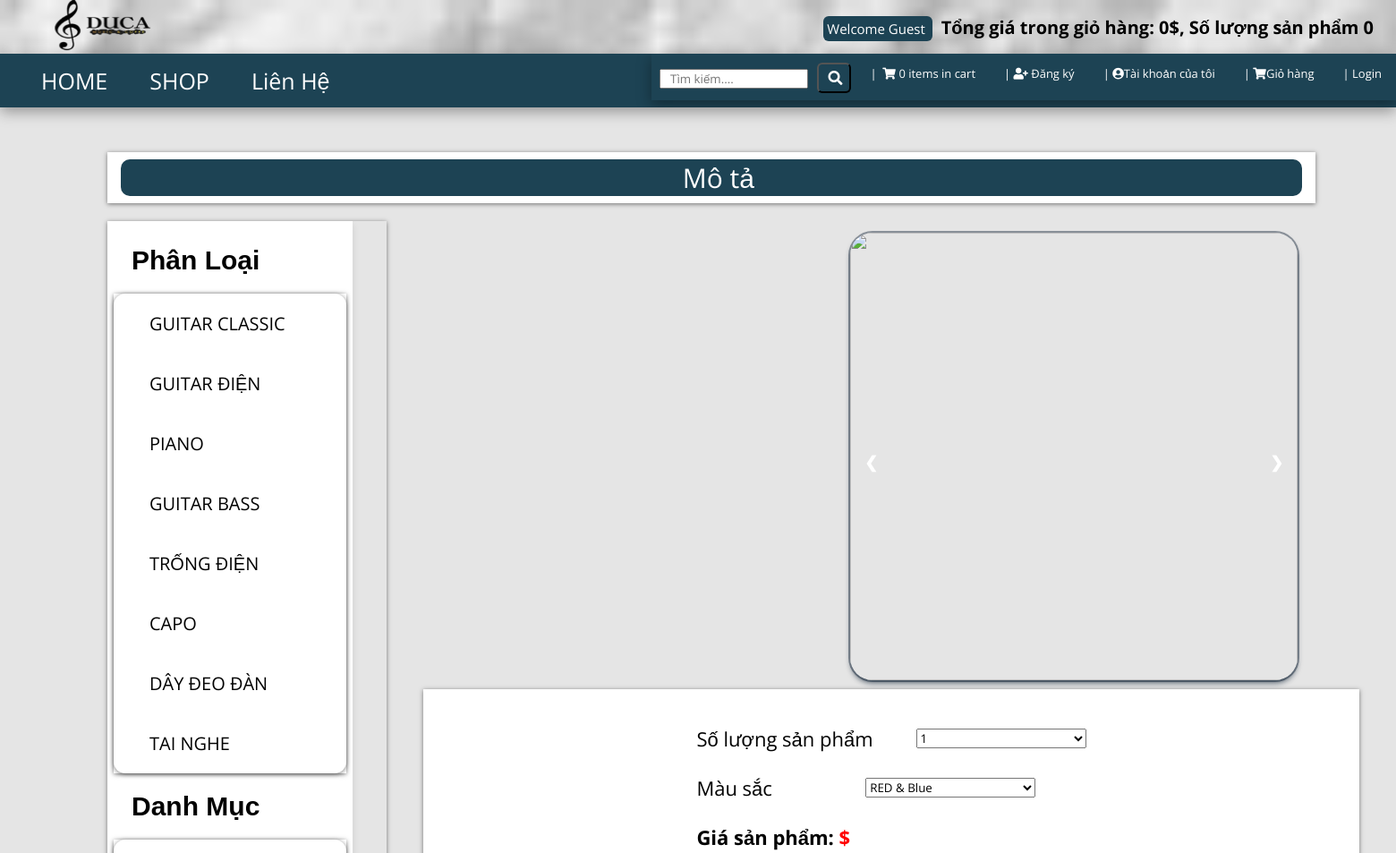
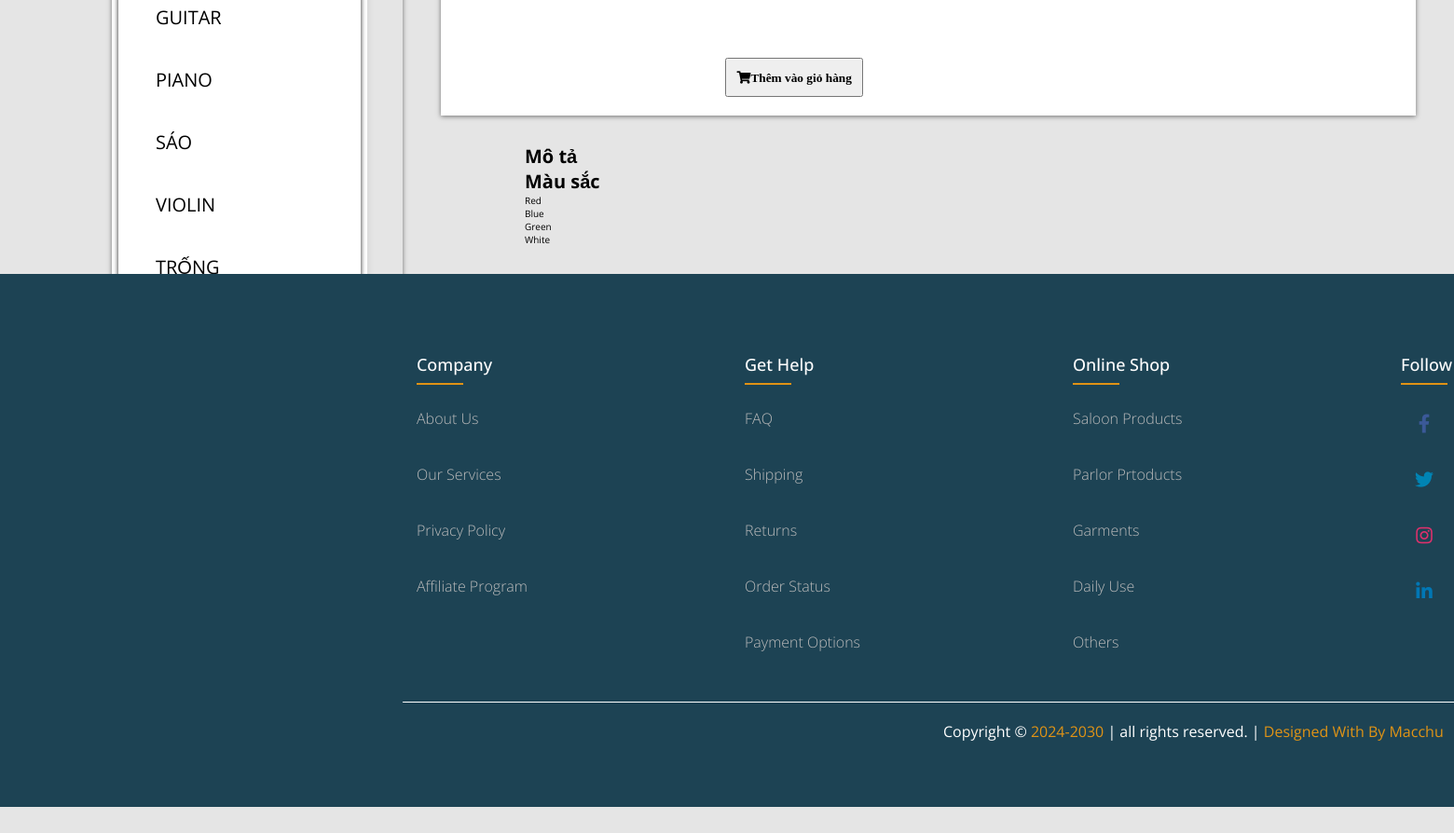
/details.php, run on the app's committed database (2 pictures, top to bottom).
### tables this page shows
CREATE TABLE `categories` (
  `cat_id` int(100) NOT NULL,
  `cat_title` text NOT NULL,
  `cat_desc` text NOT NULL
);

CREATE TABLE `product_category` (
  `p_cat_id` int(10) NOT NULL,
  `p_cat_title` text NOT NULL,
  `p_cat_desc` text NOT NULL,
  `p_cat_img` int(11) NOT NULL
);

### functions/functions.php (the view, shortened to what this page needs)
<?php
$db=mysqli_connect("localhost","root","","duca");
function getUserIp(){
	switch (true) {
				default : return $_SERVER['REMOTE_ADDR'];
	}
}
function item(){
	global $db;
	$ip_add=getUserIp();
	$get_items="select * from cart where ip_add='$ip_add'";
	$run_item=mysqli_query($db,$get_items);
	$count=mysqli_num_rows($run_item);
	echo $count;
}
function totalPrice(){
	$total=0;
echo $total;
}
function getPCats(){
    global $db;
    $get_p_cats="select * from product_category";
    $run_p_cats=mysqli_query($db,$get_p_cats);
    while ($row_p_cats=mysqli_fetch_array($run_p_cats)) {
        $p_cat_id=$row_p_cats['p_cat_id'];
        $p_cat_title=$row_p_cats['p_cat_title'];
        echo "<li ><a style='color: black;   font-size: 20px; margin: left !important; ' href='trimer.php?p_cat=$p_cat_id'>$p_cat_title</a></li>";
    }
}
function getCat(){
    global $db;
    $get_cat="select * from categories";
    $run_cat=mysqli_query($db,$get_cat);
    while ($row_cat=mysqli_fetch_array($run_cat)) {
        $cat_id=$row_cat['cat_id'];
        $cat_title=$row_cat['cat_title'];
        echo "<li><a  style='color: black;   font-size: 20px;  text-align: left !important;	 ' href='trimer.php?cat_id=$cat_id'>$cat_title</a></li>";
    }
}
  ?>

### style.css (style rules this page uses)
:root { --blue:#2980b9; }
* { font-family: 'Open Sans', sans-serif; margin:0; padding:0; box-sizing: border-box; text-decoration: none; transition: all .2s cubic-bezier(.37,1.14,.26,1.24); }
html { font-size: 62.5%; overflow-x: hidden; background-color: rgba(0,0,0,.1); }
.panel-body ul a { color: #fff; margin-left: rem; text-align: left; padding: 2rem; }
.panel-body ul li { z-index: 0; color: #fff; padding: 2rem; text-align: left; font-size: 15px; }

### data on the page
categories: cat_title "GUITAR CLASSIC"
categories: cat_title "GUITAR ĐIỆN"
categories: cat_title "PIANO"
categories: cat_title "GUITAR BASS"
categories: cat_title "TRỐNG ĐIỆN"
categories: cat_title "CAPO"
categories: cat_title "DÂY ĐEO ĐÀN"
categories: cat_title "TAI NGHE"
product_category: p_cat_title "GUITAR"
product_category: p_cat_title "PIANO"
product_category: p_cat_title "SÁO"
product_category: p_cat_title "VIOLIN"
product_category: p_cat_title "TRỐNG"

### other printed values
$total "0"
$count "0 0"
